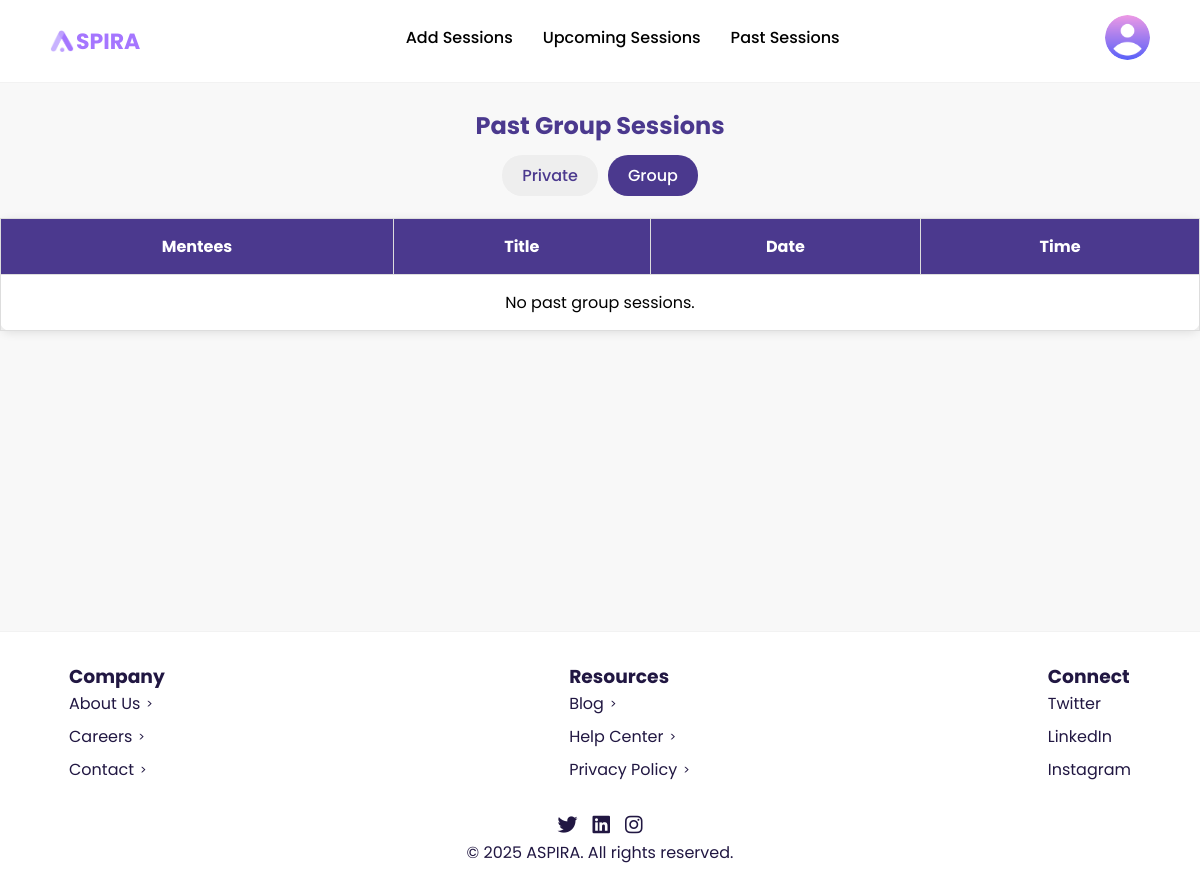
The page /aspiraSHFV/mentor_past_group_sessions.php (signed in) on the database as committed earlier.
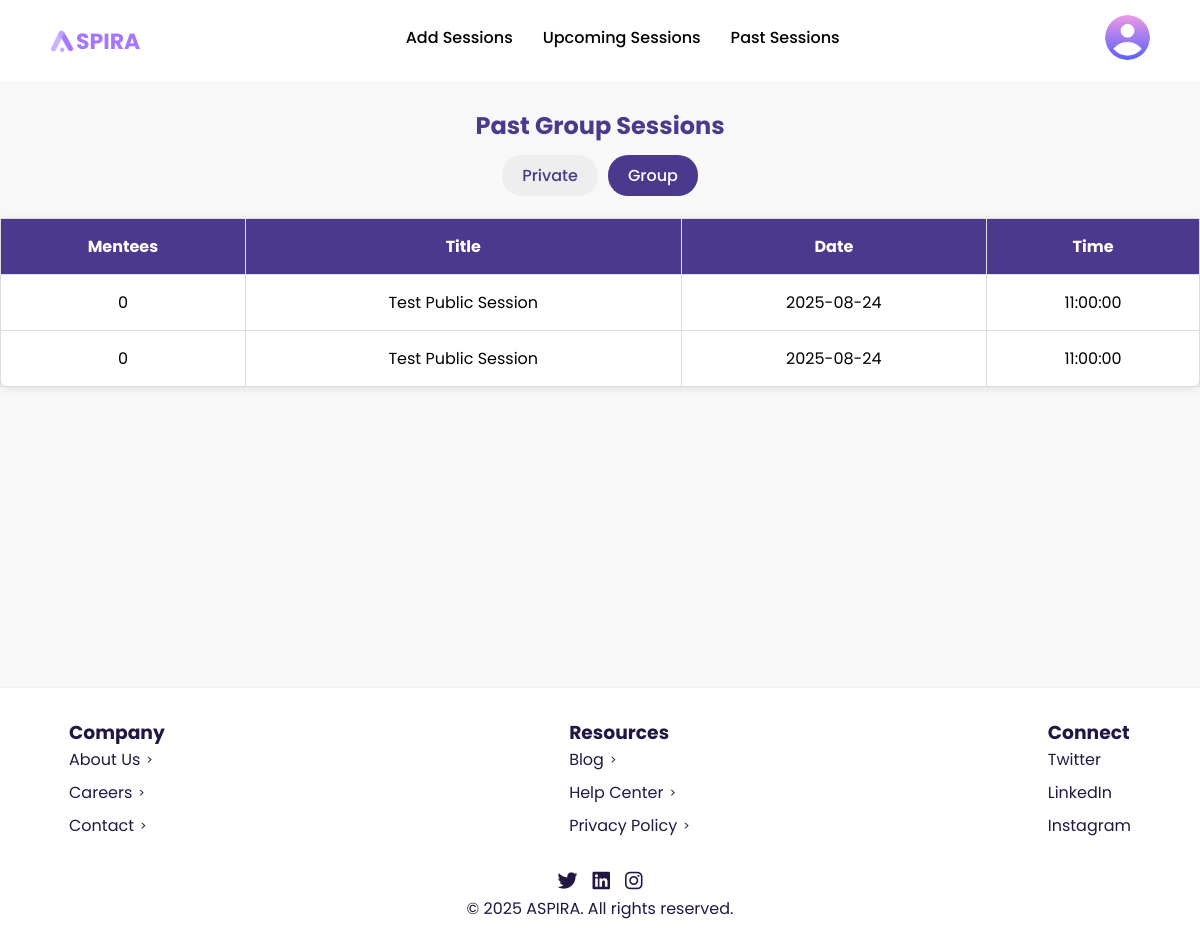
The same page on the database as committed later.
### tables this page shows
CREATE TABLE `grp_sessions` (
  `group_session_id` int(11) NOT NULL,
  `mentor_id` int(10) UNSIGNED NOT NULL,
  `session_date` date NOT NULL,
  `session_time` time NOT NULL,
  `room_id` varchar(255) DEFAULT NULL,
  `status` enum('available','upcoming','completed','cancelled') NOT NULL DEFAULT 'available',
  `title` varchar(120) NOT NULL,
  `capacity` int(11) DEFAULT '10',
  `photo` varchar(255) DEFAULT NULL,
  `duration` int(11) NOT NULL DEFAULT '45'
);

### aspiraSHFV/mentor_past_group_sessions.php (the view, shortened to what this page needs)
<?php
include 'db_connection.php';
$cur_avatar = 'images/person.png';
$mentor_id = $_SESSION['user_id'];
$sql = "
  SELECT
    gs.group_session_id,
    gs.title,
    gs.session_date,
    gs.session_time,
    COALESCE(gs.duration,45) AS duration_minutes,
    (SELECT COUNT(*) FROM grp_session_participants p
      WHERE p.group_session_id = gs.group_session_id) AS booked_count
  FROM grp_sessions gs
  WHERE gs.mentor_id = ?
    AND gs.status = 'completed'
  ORDER BY gs.session_date DESC, gs.session_time DESC
";
$stmt = $conn->prepare($sql);
$stmt->bind_param('i', $mentor_id);
$stmt->execute();
$result = $stmt->get_result();
?>
<!DOCTYPE html>
<html lang="ar">
<head>
<link rel="stylesheet" href="https://cdnjs.cloudflare.com/ajax/libs/font-awesome/6.4.0/css/all.min.css">
     <link rel="stylesheet" href="css/responsive.css">
</head>
<body>
<header>
  <div class="logo">
    <img src="images/logo.png" alt="ASPIRA"><span class="logo-text">SPIRA</span>
  </div>
  <nav id="navMenu">
        <a href="addPrivateSession.php" class="<?= basename($_SERVER['PHP_SELF']) == 'addPrivateSession.php' ? 'active' : '' ?>">Add Sessions</a>
        <a href="MentorUpcomingSession.php" class="<?= basename($_SERVER['PHP_SELF']) == 'MentorUpcomingSession.php' ? 'active' : '' ?>">Upcoming Sessions</a>
        <a href="mentor_past_sessions.php" class="<?= basename($_SERVER['PHP_SELF']) == 'mentor_past_sessions.php' ? 'active' : '' ?>">Past Sessions</a>
    </nav>
  <div class="profile-menu">
  <img
    src="<?php echo htmlspecialchars($cur_avatar, ENT_QUOTES); ?>"
    class="profile-pic"
    alt="Profile"
  >
</div>
</header>
<div class="wrapper">
 <main>
   <br>
    <h2 style='text-align: center; color: #4b398e;'>Past Group Sessions</h2>
<div class="sub-tabs">
  <a href="mentor_past_sessions.php"
     class="sub-tab <?= basename($_SERVER['PHP_SELF'])=='mentor_past_sessions.php'?'active':'' ?>">
    Private
  </a>
  <a href="mentor_past_group_sessions.php"
     class="sub-tab <?= basename($_SERVER['PHP_SELF'])=='mentor_past_group_sessions.php'?'active':'' ?>">
    Group
  </a>
</div>
  <table>
    <thead>
      <tr>
        <th>Mentees</th>
        <th>Title</th>
        <th>Date</th>
        <th>Time</th>
      </tr>
    </thead>
    <tbody>
      <?php if ($result && $result->num_rows > 0): ?>
        <?php while($row = $result->fetch_assoc()): ?>
          <tr>
            <td><?= (int)$row['booked_count'] ?></td>
            <td><?= htmlspecialchars($row['title']) ?></td>
            <td><?= htmlspecialchars($row['session_date']) ?></td>
            <td><?= htmlspecialchars($row['session_time']) ?></td>
          </tr>
        <?php endwhile; ?>
      <?php else: ?>
        <tr><td colspan="4">No past group sessions.</td></tr>
      <?php endif; ?>
    </tbody>
  </table>
</div>
<footer>
  <div class="footer-links">
    <div>
      <h3>Company</h3>
      <ul>
        <li>
          <a href="javascript:void(0)" onclick="toggleContent('about', this)">
            About Us <span class="arrow">&gt;</span>
          </a>
        </li>
        <li>
          <a href="javascript:void(0)" onclick="toggleContent('careers', this)">
            Careers <span class="arrow">&gt;</span>
          </a>
        </li>
        <li>
          <a href="javascript:void(0)" onclick="toggleContent('contact', this)">
            Contact <span class="arrow">&gt;</span>
          </a>
        </li>
      </ul>
    </div>
    <div>
      <h3>Resources</h3>
      <ul>
        <li>
          <a href="javascript:void(0)" onclick="toggleContent('blog', this)">
            Blog <span class="arrow">&gt;</span>
          </a>
        </li>
        <li>
          <a href="javascript:void(0)" onclick="toggleContent('help', this)">
            Help Center <span class="arrow">&gt;</span>
          </a>
        </li>
        <li>
          <a href="javascript:void(0)" onclick="toggleContent('privacy', this)">
            Privacy Policy <span class="arrow">&gt;</span>
          </a>
        </li>
      </ul>
    </div>
    <div>
      <h3>Connect</h3>
      <ul>
        <li><a href="#">Twitter</a></li>
        <li><a href="#">LinkedIn</a></li>
        <li><a href="#">Instagram</a></li>
      </ul>
    </div>
  </div>
  <div class="footer-social">
    <a href="#"><i class="fab fa-twitter"></i></a>
    <a href="#"><i class="fab fa-linkedin"></i></a>
    <a href="#"><i class="fab fa-instagram"></i></a>
  </div>
  <p>&copy; 2025 ASPIRA. All rights reserved.</p>
</footer>
</body>
</html>

Rows that differ between the two databases and show on the page:
added grp_sessions: booked_count "0", title "Test Public Session", session_date "2025-08-24", session_time "11:00:00"
added grp_sessions: booked_count "0", title "Test Public Session", session_date "2025-08-24", session_time "11:00:00"
Other text that changed with them:
text no longer shown: "No past group sessions."
